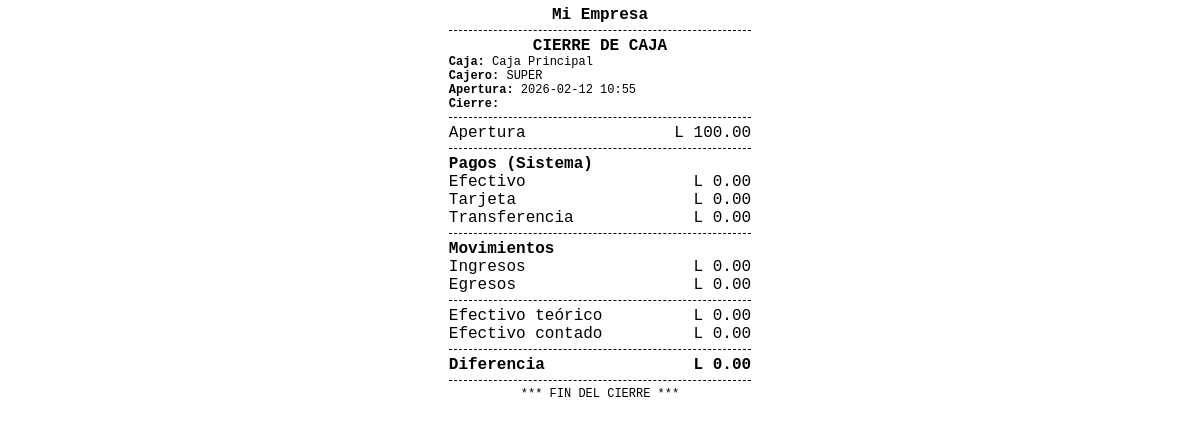
/caja/ticket/1/ (signed in), run on the app's committed database.
### configuracion/models.py (models this page shows, shortened)
class EmpresaConfig(models.Model):
    empresa = models.OneToOneField(Empresa, on_delete=models.CASCADE, related_name="config")
    nombre = models.CharField(max_length=150)
    rtn = models.CharField(max_length=20, blank=True, null=True)
    direccion = models.CharField(max_length=255, blank=True, null=True)
    telefono = models.CharField(max_length=20, blank=True, null=True)
    correo = models.EmailField(max_length=150, blank=True, null=True)
    moneda = models.CharField(max_length=10, default="L")
    isv_default = models.DecimalField(max_digits=5, decimal_places=2, default=0.15)
    actualizado = models.DateTimeField(auto_now=True)

### caja/models.py (models this page shows, shortened)
class CajaSesion(models.Model):
    ESTADOS = [
        ('abierta', 'Abierta'),
        ('cerrada', 'Cerrada'),
        ('anulada', 'Anulada'),
    ]
    caja = models.ForeignKey('caja.Caja', on_delete=models.PROTECT)
    cajero = models.ForeignKey(settings.AUTH_USER_MODEL, on_delete=models.PROTECT)
    fecha_apertura = models.DateTimeField(default=timezone.now)
    fecha_cierre = models.DateTimeField(null=True, blank=True)
    monto_apertura = models.DecimalField(max_digits=12, decimal_places=2, default=Decimal('0.00'))
    total_efectivo = models.DecimalField(max_digits=12, decimal_places=2, default=Decimal('0.00'))
    total_tarjeta = models.DecimalField(max_digits=12, decimal_places=2, default=Decimal('0.00'))
    total_transferencia = models.DecimalField(max_digits=12, decimal_places=2, default=Decimal('0.00'))
    total_otro = models.DecimalField(max_digits=12, decimal_places=2, default=Decimal('0.00'))
    ingresos_efectivo = models.DecimalField(max_digits=12, decimal_places=2, default=Decimal('0.00'))
    egresos_efectivo = models.DecimalField(max_digits=12, decimal_places=2, default=Decimal('0.00'))
    efectivo_teorico = models.DecimalField(max_digits=12, decimal_places=2, default=Decimal('0.00'))
    efectivo_contado = models.DecimalField(max_digits=12, decimal_places=2, default=Decimal('0.00'))
    diferencia = models.DecimalField(max_digits=12, decimal_places=2, default=Decimal('0.00'))
    observacion = models.TextField(blank=True, default='')
    estado = models.CharField(max_length=10, choices=ESTADOS, default='abierta')
    class Meta:
        ordering = ['-fecha_apertura']

class Caja(models.Model):
    nombre = models.CharField(max_length=60, default="Caja Principal")
    activa = models.BooleanField(default=True)

### core/models.py (models this page shows)
class Usuario(AbstractUser):
    empresa = models.ForeignKey(
        Empresa,
        on_delete=models.PROTECT,
        null=True,
        blank=True,
        related_name="usuarios"
    )
    def __str__(self):
        return self.username

### caja/views.py (the view)
# urls.py: path('ticket/<int:sesion_id>/', views.ticket_cierre, name='ticket_cierre'),
@login_required
@requiere_modulo('mod_caja')
@permission_required('caja.view_cajasesion', raise_exception=True)
def ticket_cierre(request, sesion_id):
    sesion = get_object_or_404(CajaSesion, id=sesion_id)
    return render(request, 'caja/ticket_cierre.html', {'sesion': sesion})

### core/context_processors.py (called while the page is built)
def empresa_config(request):
    empresa = EmpresaConfig.objects.first()
    if not empresa:
        empresa = EmpresaConfig.objects.create(
            nombre="Mi Empresa",
            rtn="",
            direccion="",
        )
    return {"empresa": empresa}

def modulos_config(request):
    modulos = ModuloConfig.objects.first()
    if not modulos:
        modulos = ModuloConfig.objects.create()
    return {"modulos": modulos}

### caja/templates/caja/ticket_cierre.html (shortened to what this page needs)
<!DOCTYPE html>
<html lang="es">
<head>
</head>
<body onload="window.print()">
<div id="ticket">
  <div class="center">
    <div><strong>{{ empresa.nombre }}</strong></div>
  </div>
  <hr>
  <div class="center"><strong>CIERRE DE CAJA</strong></div>
  <div class="small">
    <div><strong>Caja:</strong> {{ sesion.caja.nombre }}</div>
    <div><strong>Cajero:</strong> {{ sesion.cajero }}</div>
    <div><strong>Apertura:</strong> {{ sesion.fecha_apertura|date:"Y-m-d H:i" }}</div>
    <div><strong>Cierre:</strong> {{ sesion.fecha_cierre|date:"Y-m-d H:i" }}</div>
  </div>
  <hr>
  <div class="row"><span>Apertura</span><span>L {{ sesion.monto_apertura }}</span></div>
  <hr>
  <div><strong>Pagos (Sistema)</strong></div>
  <div class="row"><span>Efectivo</span><span>L {{ sesion.total_efectivo }}</span></div>
  <div class="row"><span>Tarjeta</span><span>L {{ sesion.total_tarjeta }}</span></div>
  <div class="row"><span>Transferencia</span><span>L {{ sesion.total_transferencia }}</span></div>
  <hr>
  <div><strong>Movimientos</strong></div>
  <div class="row"><span>Ingresos</span><span>L {{ sesion.ingresos_efectivo }}</span></div>
  <div class="row"><span>Egresos</span><span>L {{ sesion.egresos_efectivo }}</span></div>
  <hr>
  <div class="row"><span>Efectivo teórico</span><span>L {{ sesion.efectivo_teorico }}</span></div>
  <div class="row"><span>Efectivo contado</span><span>L {{ sesion.efectivo_contado }}</span></div>
  <hr>
  <div class="row"><strong>Diferencia</strong><strong>L {{ sesion.diferencia }}</strong></div>
  <hr>
  <div class="center small">*** FIN DEL CIERRE ***</div>
</div>
</body>
</html>

### caja/templates/caja/ticket_cierre.html (style rules this page uses)
body { font-family: 'Courier New', monospace; background: white !important; color: black !important; margin: 0; padding: 0; }
#ticket { width: 80mm; margin: 0 auto; padding: 6px; }
.center { text-align:center; }
hr { border: none; border-bottom: 1px dashed #000; margin: 6px 0; }
.row { display:flex; justify-content:space-between; gap: 8px; }
.small { font-size: 12px; }

### data on the page
EmpresaConfig: nombre "Mi Empresa"
CajaSesion: caja.nombre "Caja Principal", cajero "SUPER", fecha_apertura "2026-02-12 10:55", monto_apertura "100.00", total_efectivo "0.00", total_tarjeta "0.00", total_transferencia "0.00", ingresos_efectivo "0.00", egresos_efectivo "0.00", efectivo_teorico "0.00", efectivo_contado "0.00", diferencia "0.00"
